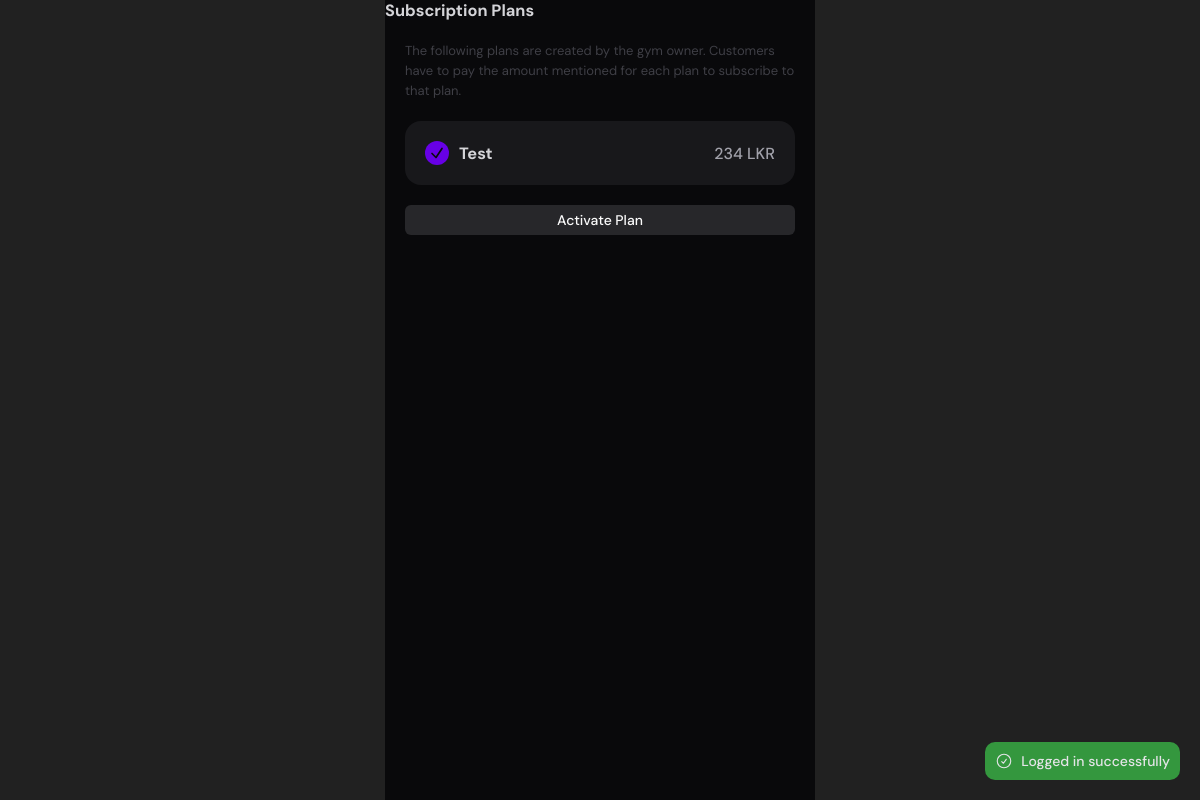
Before: /rat/subscription-plans/index.php (signed in) with the older database file.
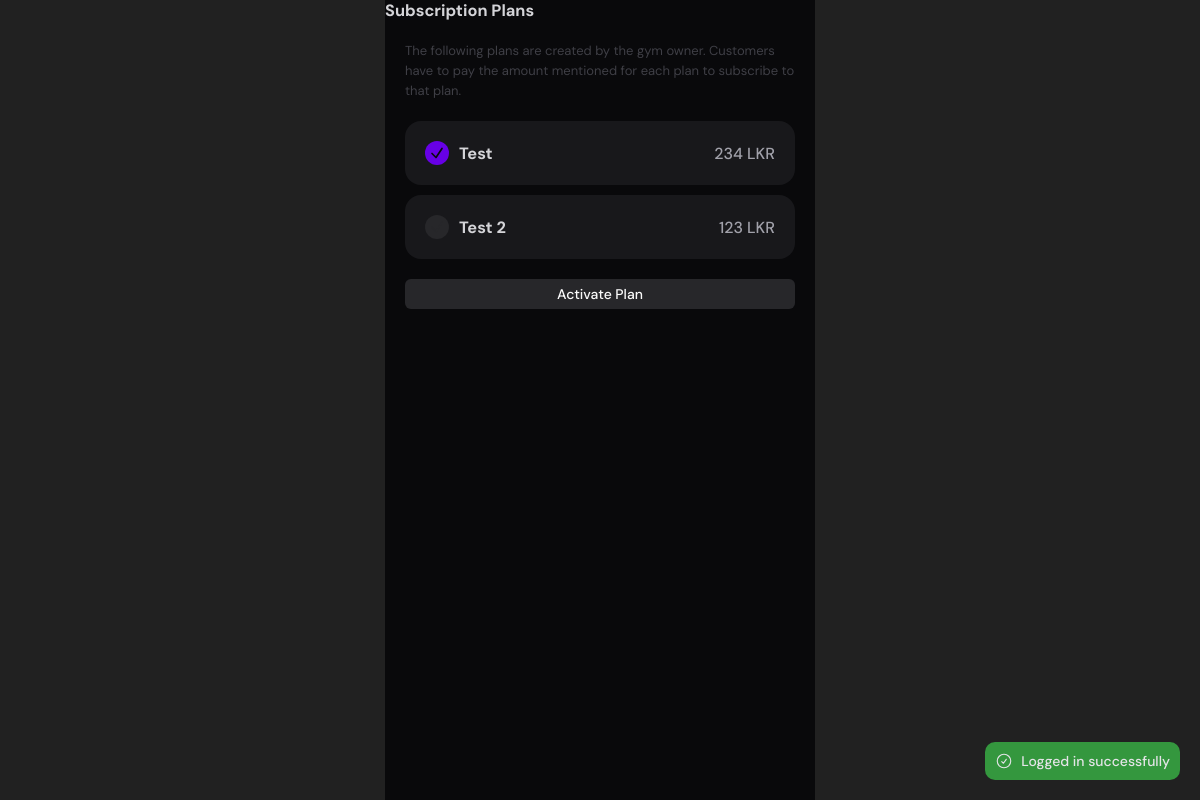
After: the same page with the newer database file.
### tables this page shows
CREATE TABLE `membership_plans` (
  `id` int(11) NOT NULL,
  `name` varchar(100) NOT NULL,
  `description` varchar(500) NOT NULL,
  `price` int(11) NOT NULL,
  `duration` int(11) NOT NULL COMMENT 'In days',
  `is_locked` tinyint(1) NOT NULL DEFAULT 1,
  `created_at` timestamp NOT NULL DEFAULT current_timestamp(),
  `updated_at` timestamp NOT NULL DEFAULT current_timestamp()
);

### db/Database.php (called while the page is built, shortened)
<?php
class Database
{
    private static null|Database $instance = null;
    private $CONFIG = [
        "host" => "gymrat.cfmusmw4055v.eu-north-1.rds.amazonaws.com",
        "username" => "admin",
        "password" => "gymratisawesome",
        "dbname" => "gymrat",
    ];
    private function __construct()
    {
        try {
            $this->conn = new PDO(
                "mysql:host=" . $this->CONFIG['host'] . ";dbname=" . $this->CONFIG['dbname'],
                $this->CONFIG['username'],
                $this->CONFIG['password']
            );
        } catch (PDOException  $e) {
            die("database connection failed: " . $e->getMessage());
        }
    }
    public static function get_conn()
    {
        if (!self::$instance) {
            self::$instance = new Database();
        }
        return self::$instance->conn;
    }
}

### db/Model.php (called while the page is built, shortened)
<?php
require_once __DIR__ . "/Database.php";
abstract class Model
{
    public function __construct()
    {
        $this->conn = Database::get_conn();
    }
}

### db/models/MembershipPlan.php (called while the page is built, shortened)
<?php
require_once __DIR__ . "/../Model.php";
class MembershipPlan extends Model
{
    protected $table = "membership_plans";
    public function fill(array $data)
    {
        $this->name = $data['name'] ?? "";
    }
    public function get_all(): array
    {
        $sql = "SELECT * FROM $this->table";
        $stmt = $this->conn->prepare($sql);
        $stmt->execute();
        $items = $stmt->fetchAll();
        return array_map(function ($item) {
            $membershipPlan = new MembershipPlan();
            $membershipPlan->fill($item);
            return $membershipPlan;
        }, $items);
    }
}

### rat/subscription-plans/index.php (the view, shortened to what this page needs)
<?php
require_once "../includes/header.php";
require_once "../includes/titlebar.php";
require_once "../../db/models/MembershipPlan.php";
$planModel = new MembershipPlan;
try {
    $plans = $planModel->get_all();
} catch (PDOException $e) {
    redirect_with_error_alert("Failed to fetch plans due to error: " . $e->getMessage(), "./");
}
?>
<main>
    <p class="paragraph small">
        The following plans are created by the gym owner. Customers have to pay the amount mentioned for each plan to subscribe to that plan.
    </p>
    <form action="subscribe_process.php" method="post">
        <div class="plans">
            <?php foreach ($plans as $i => $plan): ?>
                <label class="plan">
                    <div class="tick">
                        <svg xmlns="http://www.w3.org/2000/svg" fill="none" viewBox="0 0 24 24" stroke-width="2.5" stroke="currentColor" width="16" height="16">
                            <path stroke-linecap="round" stroke-linejoin="round" d="m4.5 12.75 6 6 9-13.5" />
                        </svg>
                    </div>
                    <h3 class="title"><?= $plan->name ?></h3>
                    <span class="price"><?= number_format($plan->price) ?> LKR</span>
                </label>
            <?php endforeach; ?>
        </div>
        <button class="btn">Activate Plan</button>
    </form>
</main>
<?php require_once "../includes/footer.php" ?>

Changed rows visible on the page:
added membership_plans: name "Test 2", price "123"
